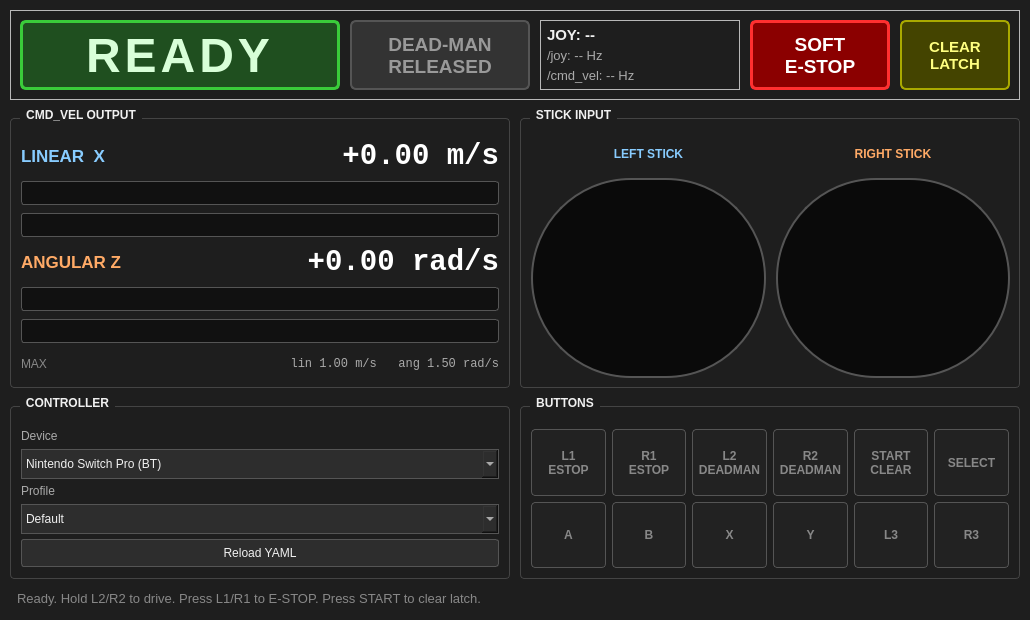
<?xml version="1.0" encoding="UTF-8"?>
<ui version="4.0">
 <class>TeleopPanel</class>
 <widget class="QWidget" name="TeleopPanel">
  <property name="geometry">
   <rect>
    <x>0</x>
    <y>0</y>
    <width>900</width>
    <height>620</height>
   </rect>
  </property>
  <property name="windowTitle">
   <string>FITO AMR Teleop</string>
  </property>
  <property name="styleSheet">
   <string notr="true">QWidget#TeleopPanel { background-color: #1e1e1e; color: #f0f0f0; }
QGroupBox { color: #f0f0f0; border: 1px solid #444; border-radius: 4px; margin-top: 10px; font-weight: bold; }
QGroupBox::title { subcontrol-origin: margin; left: 10px; padding: 0 4px; }
QLabel { color: #f0f0f0; }
QPushButton { background-color: #2d2d2d; color: #f0f0f0; border: 1px solid #555; padding: 6px; border-radius: 3px; }
QPushButton:hover { background-color: #3a3a3a; }
QComboBox { background-color: #2d2d2d; color: #f0f0f0; border: 1px solid #555; padding: 4px; }
QProgressBar { border: 1px solid #555; border-radius: 3px; text-align: center; background-color: #111; color: #f0f0f0; }
QProgressBar::chunk { background-color: #2e8b57; }</string>
  </property>
  <layout class="QVBoxLayout" name="rootLayout">
   <property name="spacing">
    <number>8</number>
   </property>
   <property name="leftMargin">
    <number>10</number>
   </property>
   <property name="topMargin">
    <number>10</number>
   </property>
   <property name="rightMargin">
    <number>10</number>
   </property>
   <property name="bottomMargin">
    <number>10</number>
   </property>

   <!-- ========== TOP STATUS BAR ========== -->
   <item>
    <widget class="QFrame" name="topStatusFrame">
     <property name="minimumSize">
      <size><width>0</width><height>90</height></size>
     </property>
     <property name="frameShape">
      <enum>QFrame::StyledPanel</enum>
     </property>
     <layout class="QHBoxLayout" name="topStatusLayout">
      <property name="spacing">
       <number>10</number>
      </property>

      <!-- BIG E-STOP STATUS BANNER -->
      <item>
       <widget class="QLabel" name="estopBanner">
        <property name="minimumSize">
         <size><width>320</width><height>70</height></size>
        </property>
        <property name="text">
         <string>READY</string>
        </property>
        <property name="alignment">
         <set>Qt::AlignCenter</set>
        </property>
        <property name="styleSheet">
         <string notr="true">QLabel#estopBanner { background-color: #1f4f1f; color: #d8ffd8; font-size: 36pt; font-weight: 900; border: 3px solid #3acb3a; border-radius: 6px; letter-spacing: 4px; }</string>
        </property>
       </widget>
      </item>

      <!-- DEAD-MAN INDICATOR -->
      <item>
       <widget class="QLabel" name="deadmanIndicator">
        <property name="minimumSize">
         <size><width>180</width><height>70</height></size>
        </property>
        <property name="text">
         <string>DEAD-MAN
RELEASED</string>
        </property>
        <property name="alignment">
         <set>Qt::AlignCenter</set>
        </property>
        <property name="styleSheet">
         <string notr="true">QLabel#deadmanIndicator { background-color: #333; color: #999; font-size: 14pt; font-weight: bold; border: 2px solid #555; border-radius: 6px; }</string>
        </property>
       </widget>
      </item>

      <!-- CONNECTION STATUS -->
      <item>
       <widget class="QFrame" name="connFrame">
        <property name="minimumSize">
         <size><width>200</width><height>70</height></size>
        </property>
        <property name="frameShape">
         <enum>QFrame::StyledPanel</enum>
        </property>
        <layout class="QVBoxLayout" name="connLayout">
         <property name="spacing"><number>2</number></property>
         <property name="leftMargin"><number>6</number></property>
         <property name="topMargin"><number>4</number></property>
         <property name="rightMargin"><number>6</number></property>
         <property name="bottomMargin"><number>4</number></property>
         <item>
          <widget class="QLabel" name="joyConnLabel">
           <property name="text"><string>JOY: -- </string></property>
           <property name="styleSheet"><string notr="true">font-size: 11pt; font-weight: bold;</string></property>
          </widget>
         </item>
         <item>
          <widget class="QLabel" name="joyTopicLabel">
           <property name="text"><string>/joy: -- Hz</string></property>
           <property name="styleSheet"><string notr="true">font-size: 10pt; color: #aaa;</string></property>
          </widget>
         </item>
         <item>
          <widget class="QLabel" name="cmdvelTopicLabel">
           <property name="text"><string>/cmd_vel: -- Hz</string></property>
           <property name="styleSheet"><string notr="true">font-size: 10pt; color: #aaa;</string></property>
          </widget>
         </item>
        </layout>
       </widget>
      </item>

      <!-- SOFT E-STOP BUTTON -->
      <item>
       <widget class="QPushButton" name="softEstopButton">
        <property name="minimumSize">
         <size><width>140</width><height>70</height></size>
        </property>
        <property name="text">
         <string>SOFT
E-STOP</string>
        </property>
        <property name="styleSheet">
         <string notr="true">QPushButton#softEstopButton { background-color: #8b0000; color: white; font-size: 14pt; font-weight: 900; border: 3px solid #ff3030; border-radius: 6px; }
QPushButton#softEstopButton:hover { background-color: #b00000; }
QPushButton#softEstopButton:pressed { background-color: #ff0000; }</string>
        </property>
       </widget>
      </item>

      <item>
       <widget class="QPushButton" name="clearEstopButton">
        <property name="minimumSize">
         <size><width>110</width><height>70</height></size>
        </property>
        <property name="text">
         <string>CLEAR
LATCH</string>
        </property>
        <property name="styleSheet">
         <string notr="true">QPushButton#clearEstopButton { background-color: #444400; color: #ffff80; font-size: 11pt; font-weight: bold; border: 2px solid #aaaa00; border-radius: 6px; }
QPushButton#clearEstopButton:hover { background-color: #666600; }</string>
        </property>
       </widget>
      </item>
     </layout>
    </widget>
   </item>

   <!-- ========== MIDDLE ROW: CMD_VEL DASHBOARD + JOY VISUAL ========== -->
   <item>
    <layout class="QHBoxLayout" name="middleLayout">
     <property name="spacing"><number>10</number></property>

     <!-- CMD_VEL DASHBOARD -->
     <item>
      <widget class="QGroupBox" name="cmdVelGroup">
       <property name="title">
        <string>CMD_VEL OUTPUT</string>
       </property>
       <property name="minimumSize">
        <size><width>420</width><height>280</height></size>
       </property>
       <layout class="QGridLayout" name="cmdVelGrid">
        <property name="leftMargin"><number>10</number></property>
        <property name="topMargin"><number>20</number></property>
        <property name="rightMargin"><number>10</number></property>
        <property name="bottomMargin"><number>10</number></property>
        <property name="horizontalSpacing"><number>10</number></property>
        <property name="verticalSpacing"><number>8</number></property>

        <!-- LINEAR -->
        <item row="0" column="0">
         <widget class="QLabel" name="linearTitleLabel">
          <property name="text"><string>LINEAR  X</string></property>
          <property name="styleSheet"><string notr="true">font-size: 13pt; font-weight: bold; color: #88ccff;</string></property>
         </widget>
        </item>
        <item row="0" column="1">
         <widget class="QLabel" name="linearValueLabel">
          <property name="text"><string>+0.00 m/s</string></property>
          <property name="alignment"><set>Qt::AlignRight|Qt::AlignVCenter</set></property>
          <property name="styleSheet"><string notr="true">font-size: 22pt; font-weight: 900; color: #ffffff; font-family: monospace;</string></property>
         </widget>
        </item>
        <item row="1" column="0" colspan="2">
         <widget class="QProgressBar" name="linearBarPos">
          <property name="minimum"><number>0</number></property>
          <property name="maximum"><number>1000</number></property>
          <property name="value"><number>0</number></property>
          <property name="textVisible"><bool>false</bool></property>
          <property name="minimumSize"><size><width>0</width><height>24</height></size></property>
          <property name="styleSheet"><string notr="true">QProgressBar::chunk { background-color: #2e8b57; }</string></property>
         </widget>
        </item>
        <item row="2" column="0" colspan="2">
         <widget class="QProgressBar" name="linearBarNeg">
          <property name="minimum"><number>0</number></property>
          <property name="maximum"><number>1000</number></property>
          <property name="value"><number>0</number></property>
          <property name="textVisible"><bool>false</bool></property>
          <property name="invertedAppearance"><bool>true</bool></property>
          <property name="minimumSize"><size><width>0</width><height>24</height></size></property>
          <property name="styleSheet"><string notr="true">QProgressBar::chunk { background-color: #b8860b; }</string></property>
         </widget>
        </item>

        <!-- ANGULAR -->
        <item row="3" column="0">
         <widget class="QLabel" name="angularTitleLabel">
          <property name="text"><string>ANGULAR Z</string></property>
          <property name="styleSheet"><string notr="true">font-size: 13pt; font-weight: bold; color: #ffaa66;</string></property>
         </widget>
        </item>
        <item row="3" column="1">
         <widget class="QLabel" name="angularValueLabel">
          <property name="text"><string>+0.00 rad/s</string></property>
          <property name="alignment"><set>Qt::AlignRight|Qt::AlignVCenter</set></property>
          <property name="styleSheet"><string notr="true">font-size: 22pt; font-weight: 900; color: #ffffff; font-family: monospace;</string></property>
         </widget>
        </item>
        <item row="4" column="0" colspan="2">
         <widget class="QProgressBar" name="angularBarLeft">
          <property name="minimum"><number>0</number></property>
          <property name="maximum"><number>1000</number></property>
          <property name="value"><number>0</number></property>
          <property name="textVisible"><bool>false</bool></property>
          <property name="invertedAppearance"><bool>true</bool></property>
          <property name="minimumSize"><size><width>0</width><height>24</height></size></property>
          <property name="styleSheet"><string notr="true">QProgressBar::chunk { background-color: #d2691e; }</string></property>
         </widget>
        </item>
        <item row="5" column="0" colspan="2">
         <widget class="QProgressBar" name="angularBarRight">
          <property name="minimum"><number>0</number></property>
          <property name="maximum"><number>1000</number></property>
          <property name="value"><number>0</number></property>
          <property name="textVisible"><bool>false</bool></property>
          <property name="minimumSize"><size><width>0</width><height>24</height></size></property>
          <property name="styleSheet"><string notr="true">QProgressBar::chunk { background-color: #d2691e; }</string></property>
         </widget>
        </item>

        <!-- LIMITS -->
        <item row="6" column="0">
         <widget class="QLabel" name="limitTitleLabel">
          <property name="text"><string>MAX</string></property>
          <property name="styleSheet"><string notr="true">color: #888;</string></property>
         </widget>
        </item>
        <item row="6" column="1">
         <widget class="QLabel" name="limitValueLabel">
          <property name="text"><string>lin 1.00 m/s   ang 1.50 rad/s</string></property>
          <property name="alignment"><set>Qt::AlignRight|Qt::AlignVCenter</set></property>
          <property name="styleSheet"><string notr="true">color: #aaa; font-family: monospace;</string></property>
         </widget>
        </item>
       </layout>
      </widget>
     </item>

     <!-- JOYSTICK VISUAL -->
     <item>
      <widget class="QGroupBox" name="joyVisualGroup">
       <property name="title">
        <string>STICK INPUT</string>
       </property>
       <property name="minimumSize">
        <size><width>440</width><height>280</height></size>
       </property>
       <layout class="QHBoxLayout" name="joyVisualLayout">
        <property name="spacing"><number>10</number></property>
        <property name="leftMargin"><number>10</number></property>
        <property name="topMargin"><number>20</number></property>

        <!-- LEFT STICK -->
        <item>
         <layout class="QVBoxLayout" name="leftStickLayout">
          <item>
           <widget class="QLabel" name="leftStickLabel">
            <property name="text"><string>LEFT STICK</string></property>
            <property name="alignment"><set>Qt::AlignCenter</set></property>
            <property name="styleSheet"><string notr="true">font-weight: bold; color: #88ccff;</string></property>
           </widget>
          </item>
          <item>
           <widget class="QLabel" name="leftStickPad">
            <property name="minimumSize"><size><width>200</width><height>200</height></size></property>
            <property name="text"><string/></property>
            <property name="styleSheet">
             <string notr="true">QLabel#leftStickPad { background-color: #0a0a0a; border: 2px solid #555; border-radius: 100px; }</string>
            </property>
           </widget>
          </item>
         </layout>
        </item>

        <!-- RIGHT STICK -->
        <item>
         <layout class="QVBoxLayout" name="rightStickLayout">
          <item>
           <widget class="QLabel" name="rightStickLabel">
            <property name="text"><string>RIGHT STICK</string></property>
            <property name="alignment"><set>Qt::AlignCenter</set></property>
            <property name="styleSheet"><string notr="true">font-weight: bold; color: #ffaa66;</string></property>
           </widget>
          </item>
          <item>
           <widget class="QLabel" name="rightStickPad">
            <property name="minimumSize"><size><width>200</width><height>200</height></size></property>
            <property name="text"><string/></property>
            <property name="styleSheet">
             <string notr="true">QLabel#rightStickPad { background-color: #0a0a0a; border: 2px solid #555; border-radius: 100px; }</string>
            </property>
           </widget>
          </item>
         </layout>
        </item>
       </layout>
      </widget>
     </item>
    </layout>
   </item>

   <!-- ========== BOTTOM ROW: CONTROLLER SELECTOR + BUTTON LAMPS ========== -->
   <item>
    <layout class="QHBoxLayout" name="bottomLayout">
     <property name="spacing"><number>10</number></property>

     <!-- CONTROLLER + PROFILE -->
     <item>
      <widget class="QGroupBox" name="controllerGroup">
       <property name="title">
        <string>CONTROLLER</string>
       </property>
       <property name="minimumSize">
        <size><width>280</width><height>170</height></size>
       </property>
       <layout class="QVBoxLayout" name="controllerLayout">
        <property name="leftMargin"><number>10</number></property>
        <property name="topMargin"><number>22</number></property>
        <property name="rightMargin"><number>10</number></property>
        <property name="bottomMargin"><number>10</number></property>
        <property name="spacing"><number>6</number></property>

        <item>
         <widget class="QLabel" name="controllerSelectLabel">
          <property name="text"><string>Device</string></property>
          <property name="styleSheet"><string notr="true">color: #aaa;</string></property>
         </widget>
        </item>
        <item>
         <widget class="QComboBox" name="controllerCombo">
          <property name="minimumSize"><size><width>0</width><height>30</height></size></property>
          <item>
           <property name="text"><string>Nintendo Switch Pro (BT)</string></property>
          </item>
          <item>
           <property name="text"><string>Microntek USB (Wired)</string></property>
          </item>
         </widget>
        </item>

        <item>
         <widget class="QLabel" name="profileSelectLabel">
          <property name="text"><string>Profile</string></property>
          <property name="styleSheet"><string notr="true">color: #aaa;</string></property>
         </widget>
        </item>
        <item>
         <widget class="QComboBox" name="profileCombo">
          <property name="minimumSize"><size><width>0</width><height>30</height></size></property>
          <item>
           <property name="text"><string>Default</string></property>
          </item>
          <item>
           <property name="text"><string>Slow / Indoor</string></property>
          </item>
          <item>
           <property name="text"><string>Fast / Outdoor</string></property>
          </item>
         </widget>
        </item>

        <item>
         <widget class="QPushButton" name="reloadConfigButton">
          <property name="text"><string>Reload YAML</string></property>
         </widget>
        </item>
       </layout>
      </widget>
     </item>

     <!-- BUTTON LAMPS -->
     <item>
      <widget class="QGroupBox" name="buttonsGroup">
       <property name="title">
        <string>BUTTONS</string>
       </property>
       <property name="minimumSize">
        <size><width>0</width><height>170</height></size>
       </property>
       <layout class="QGridLayout" name="buttonsGrid">
        <property name="leftMargin"><number>10</number></property>
        <property name="topMargin"><number>22</number></property>
        <property name="rightMargin"><number>10</number></property>
        <property name="bottomMargin"><number>10</number></property>
        <property name="horizontalSpacing"><number>6</number></property>
        <property name="verticalSpacing"><number>6</number></property>

        <item row="0" column="0"><widget class="QLabel" name="lampL1"><property name="text"><string>L1
ESTOP</string></property><property name="alignment"><set>Qt::AlignCenter</set></property><property name="minimumSize"><size><width>70</width><height>50</height></size></property><property name="styleSheet"><string notr="true">QLabel { background:#222; color:#888; border:1px solid #555; border-radius:4px; font-weight:bold; }</string></property></widget></item>
        <item row="0" column="1"><widget class="QLabel" name="lampR1"><property name="text"><string>R1
ESTOP</string></property><property name="alignment"><set>Qt::AlignCenter</set></property><property name="minimumSize"><size><width>70</width><height>50</height></size></property><property name="styleSheet"><string notr="true">QLabel { background:#222; color:#888; border:1px solid #555; border-radius:4px; font-weight:bold; }</string></property></widget></item>
        <item row="0" column="2"><widget class="QLabel" name="lampL2"><property name="text"><string>L2
DEADMAN</string></property><property name="alignment"><set>Qt::AlignCenter</set></property><property name="minimumSize"><size><width>70</width><height>50</height></size></property><property name="styleSheet"><string notr="true">QLabel { background:#222; color:#888; border:1px solid #555; border-radius:4px; font-weight:bold; }</string></property></widget></item>
        <item row="0" column="3"><widget class="QLabel" name="lampR2"><property name="text"><string>R2
DEADMAN</string></property><property name="alignment"><set>Qt::AlignCenter</set></property><property name="minimumSize"><size><width>70</width><height>50</height></size></property><property name="styleSheet"><string notr="true">QLabel { background:#222; color:#888; border:1px solid #555; border-radius:4px; font-weight:bold; }</string></property></widget></item>
        <item row="0" column="4"><widget class="QLabel" name="lampStart"><property name="text"><string>START
CLEAR</string></property><property name="alignment"><set>Qt::AlignCenter</set></property><property name="minimumSize"><size><width>70</width><height>50</height></size></property><property name="styleSheet"><string notr="true">QLabel { background:#222; color:#888; border:1px solid #555; border-radius:4px; font-weight:bold; }</string></property></widget></item>
        <item row="0" column="5"><widget class="QLabel" name="lampSelect"><property name="text"><string>SELECT</string></property><property name="alignment"><set>Qt::AlignCenter</set></property><property name="minimumSize"><size><width>70</width><height>50</height></size></property><property name="styleSheet"><string notr="true">QLabel { background:#222; color:#888; border:1px solid #555; border-radius:4px; font-weight:bold; }</string></property></widget></item>

        <item row="1" column="0"><widget class="QLabel" name="lampA"><property name="text"><string>A</string></property><property name="alignment"><set>Qt::AlignCenter</set></property><property name="minimumSize"><size><width>70</width><height>50</height></size></property><property name="styleSheet"><string notr="true">QLabel { background:#222; color:#888; border:1px solid #555; border-radius:4px; font-weight:bold; }</string></property></widget></item>
        <item row="1" column="1"><widget class="QLabel" name="lampB"><property name="text"><string>B</string></property><property name="alignment"><set>Qt::AlignCenter</set></property><property name="minimumSize"><size><width>70</width><height>50</height></size></property><property name="styleSheet"><string notr="true">QLabel { background:#222; color:#888; border:1px solid #555; border-radius:4px; font-weight:bold; }</string></property></widget></item>
        <item row="1" column="2"><widget class="QLabel" name="lampX"><property name="text"><string>X</string></property><property name="alignment"><set>Qt::AlignCenter</set></property><property name="minimumSize"><size><width>70</width><height>50</height></size></property><property name="styleSheet"><string notr="true">QLabel { background:#222; color:#888; border:1px solid #555; border-radius:4px; font-weight:bold; }</string></property></widget></item>
        <item row="1" column="3"><widget class="QLabel" name="lampY"><property name="text"><string>Y</string></property><property name="alignment"><set>Qt::AlignCenter</set></property><property name="minimumSize"><size><width>70</width><height>50</height></size></property><property name="styleSheet"><string notr="true">QLabel { background:#222; color:#888; border:1px solid #555; border-radius:4px; font-weight:bold; }</string></property></widget></item>
        <item row="1" column="4"><widget class="QLabel" name="lampLStick"><property name="text"><string>L3</string></property><property name="alignment"><set>Qt::AlignCenter</set></property><property name="minimumSize"><size><width>70</width><height>50</height></size></property><property name="styleSheet"><string notr="true">QLabel { background:#222; color:#888; border:1px solid #555; border-radius:4px; font-weight:bold; }</string></property></widget></item>
        <item row="1" column="5"><widget class="QLabel" name="lampRStick"><property name="text"><string>R3</string></property><property name="alignment"><set>Qt::AlignCenter</set></property><property name="minimumSize"><size><width>70</width><height>50</height></size></property><property name="styleSheet"><string notr="true">QLabel { background:#222; color:#888; border:1px solid #555; border-radius:4px; font-weight:bold; }</string></property></widget></item>
       </layout>
      </widget>
     </item>
    </layout>
   </item>

   <!-- ========== STATUS BAR ========== -->
   <item>
    <widget class="QLabel" name="statusBarLabel">
     <property name="text">
      <string>Ready. Hold L2/R2 to drive. Press L1/R1 to E-STOP. Press START to clear latch.</string>
     </property>
     <property name="styleSheet">
      <string notr="true">color: #888; font-size: 10pt; padding: 4px;</string>
     </property>
    </widget>
   </item>
  </layout>
 </widget>
 <resources/>
 <connections/>
</ui>
